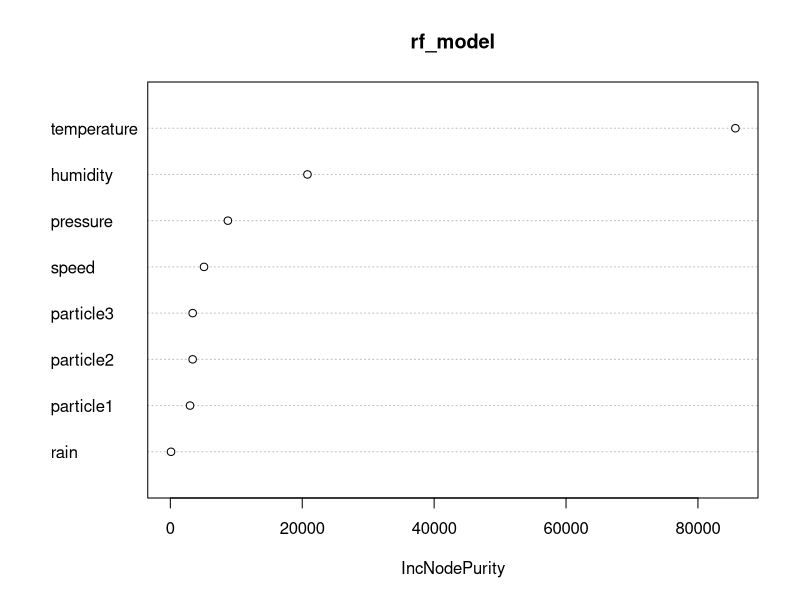
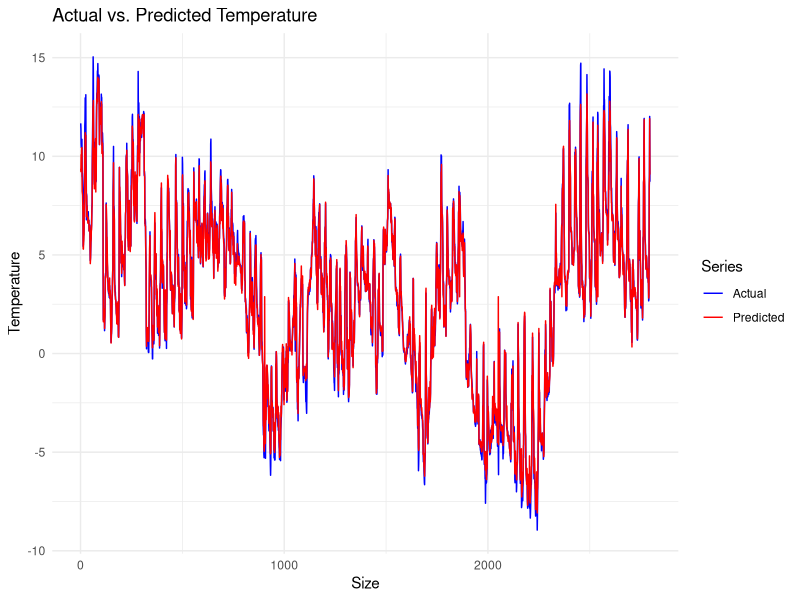

Generate these figures, in order, with R:
## ---- chunk 1
#| echo: false
#| warning: false
#| message: false
#| include: false
library(tidyverse)
library(randomForest)
library(caret)
library(corrplot)
## ---- chunk 2
#| echo: false
#| warning: false
#| message: false
#| include: false

df <- read_csv("data.csv")
df$time <- as.POSIXct(df$time, format = "%Y-%m-%d %H:%M:%S")
df <- df[, -10]

features <- select(df, -time)
labels <- df$temperature


set.seed(123)
train_indices <- createDataPartition(labels, p = 0.7, list = FALSE)
train_features <- features[train_indices, ]
train_labels <- labels[train_indices]
test_features <- features[-train_indices, ]
test_labels <- labels[-train_indices]

train <- data.frame(train_features, temperature = train_labels)


## ---- chunk 3
#| echo: false
#| warning: false
#| message: false
#| include: false
train
## ---- chunk 4
#| echo: false
#| warning: false
#| message: false
#| include: false
sum(is.na(train$particle1))

sum(is.na(train_labels))

sum(is.na(train_features))

## ---- chunk 5
#| echo: false
#| warning: false
#| message: false
#| include: false
df$particle1[is.na(df$particle1)] <- mean(df$particle1, na.rm = TRUE)
df$particle2[is.na(df$particle2)] <- mean(df$particle2, na.rm = TRUE)
df$particle3[is.na(df$particle3)] <- mean(df$particle3, na.rm = TRUE)

train$particle1[is.na(train$particle1)] <- mean(train$particle1, na.rm = TRUE)
train$particle2[is.na(train$particle2)] <- mean(train$particle2, na.rm = TRUE)
train$particle3[is.na(train$particle3)] <- mean(train$particle3, na.rm = TRUE)


train_features$particle1[is.na(train_features$particle1)] <- mean(train_features$particle1, na.rm = TRUE)
train_features$particle2[is.na(train_features$particle2)] <- mean(train_features$particle2, na.rm = TRUE)
train_features$particle3[is.na(train_features$particle3)] <- mean(train_features$particle3, na.rm = TRUE)
## ---- chunk 6
#| echo: false
#| warning: false
#| message: false
#| include: false
rf_model <- randomForest(train_labels ~ ., data = train_features, ntree = 500)

rf_model

## ---- chunk 7
#| echo: false
#| warning: false
#| message: false
#| include: false
imporctance <- varImpPlot(rf_model)
## ---- chunk 8
#| echo: false
#| warning: false
#| message: false
#| include: false
predictions <- predict(rf_model, newdata = test_features)

predictions[is.na(predictions)] <- mean(predictions, na.rm = TRUE)
## ---- chunk 9
#| echo: false
#| warning: false
#| message: false
#| include: false
mae <- mean(abs(predictions - test_labels))
cat("Mean Absolute Error (MAE):", mae, "\n")

mape <- mean(abs(predictions - test_labels) / test_labels) * 100
accuracy <- 100 - mape
cat("Accuracy:", accuracy, "%\n")

## ---- chunk 10
#| echo: false
#| warning: false
#| message: false
#| include: false
library(ggplot2)


plot_data <- data.frame(
  Actual = test_labels,
  Predicted = predictions
)


plot1 <- ggplot(plot_data, aes(x = Actual, y = Predicted)) +
  geom_point() +
  geom_abline(intercept = 0, slope = 1, linetype = "dashed", color = "blue") + 
  labs(x = "Actual Temperature", y = "Predicted Temperature", title = "Actual vs. Predicted Temperature") +
  theme_minimal()

## ---- chunk 11
#| echo: false
#| warning: false
#| message: false
#| include: false
plot2 <- ggplot(plot_data, aes(x = Actual, y = Actual - Predicted)) +
  geom_point() +
  labs(x = "Actual Temperature", y = "Residual", title = "Residual Plot")

## ---- chunk 12

plot_data <- data.frame(
  Actual = test_labels,   
  Predicted = predictions 
)

plot_data$index <- seq_along(test_labels)

ggplot(plot_data, aes(x = index)) +
  geom_line(aes(y = Actual, color = "Actual")) + 
  geom_line(aes(y = Predicted, color = "Predicted")) +  
  scale_color_manual(name = "Series", values = c(Actual = "blue", Predicted = "red")) + 
  labs(x = "Size", y = "Temperature", title = "Actual vs. Predicted Temperature") + 
  theme_minimal()

